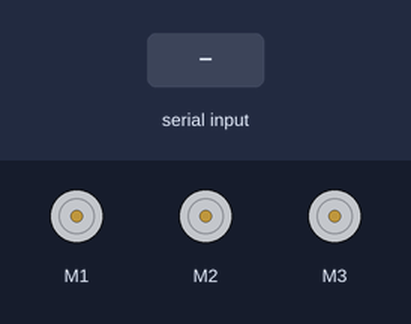
Recording of a sketch running on a simulated Arduino Uno, built with avr-gcc and run on an emulated ATmega328P. On the bench: 3 × DC motor (green arrow = forward, orange = backward, longer = faster). The inputs (shaded band) are chosen by the test bench.

Above: at 1.2 s.
1.3 s: "<+>" received over Serial
2.8 s: byte 76 ('L') received over Serial
At 3.9 s:
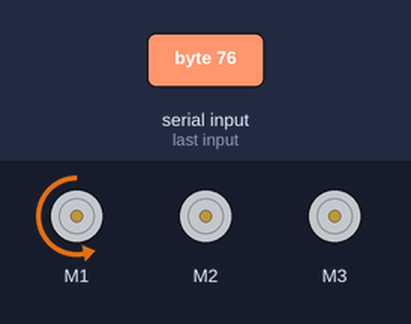
4.3 s: byte 82 ('R') received over Serial
At 5.1 s:
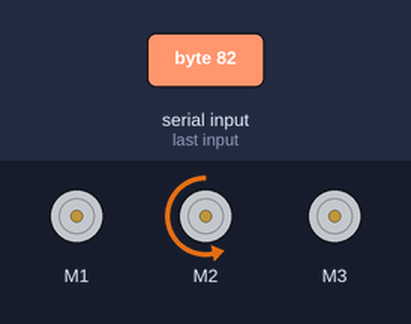
5.8 s: "F" received over Serial
At 6.2 s:
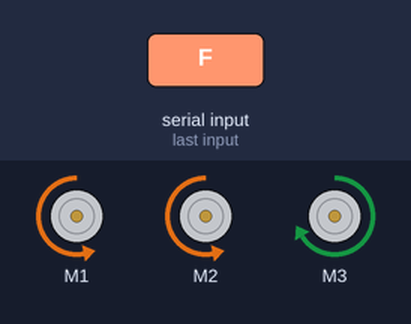
7.3 s: "B" received over Serial
At 8.5 s:
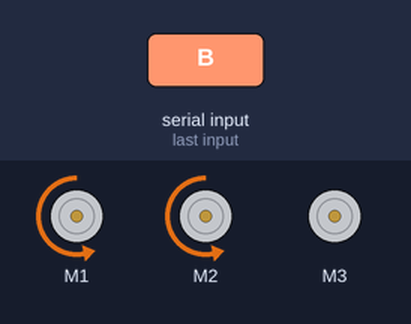
8.8 s: "<->" received over Serial
At 9.7 s:
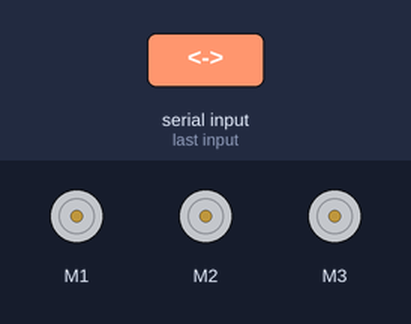
Timing chart, 0 to 11.3 s (numbered marks = the images above; inputs shaded):
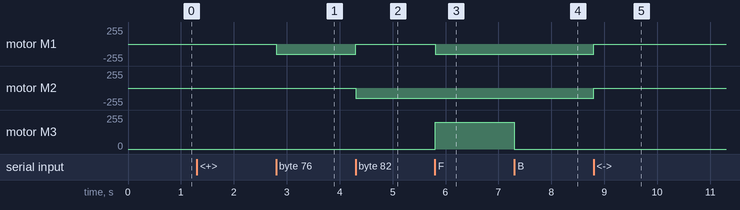

Measured:
- after the input at 2.8 s, motor M1: stopped → backward 150/255 at once
- after the input at 4.3 s, motor M1: backward 150/255 → stopped at once; motor M2: stopped → backward 150/255 at once
- after the input at 5.8 s, motor M1: stopped → backward 150/255 at once; motor M3: stopped → forward 200/255 at once
- after the input at 7.3 s, motor M3: forward 200/255 → stopped at once
- after the input at 8.8 s, motor M1, motor M2: backward 150/255 → stopped at once

The sketch:

final_sketch.ino
```cpp
#include <AFMotor.h>

//initial motors pin
AF_DCMotor motor1(1);
AF_DCMotor motor2(2);
AF_DCMotor motor3(3);

int i = 0;
int j = 0;
int spdA[4] = {125,150,175,200};
int spdB[4] = {175,200,225,255};
int spd = spdA[0];
int spdd = spdB[0];
char command;

void setup()
{
  Serial.begin(9600);
}

void loop() {
  if (Serial.available() > 0) {
    command = Serial.read();
    Stop();
    switch (command) {
      case '+':
        fast();
        break;
      case '-':
        slow();
        break;
      case 'F':
        forward();
        break;
      case 'B':
        back();
        break;
      case 'L':
        left();
        break;
      case 'R':
        right();
        break;
        case 'T':
        rst();
        break;
        case '>':
        fast2();
        break;
        case '<':
        slow2();
        break;
    }
  }
}
void fast()
{
  if(i < 3) {
    i++;
  spd = spdA[i];
  }
}

void slow()
{
  if(i > 0) {
    i--;
    spd = spdA[i];
  }
}

void fast2()
{
  if(j < 3) {
    j++;
    spdd = spdB[j];
  }
}

void slow2()
{
  if(j > 0) {
    j--;
    spdd = spdB[j];
  }
}

void forward()
{
  motor1.setSpeed(spd);
  motor1.run(BACKWARD);
  motor2.setSpeed(spd);
  motor2.run(BACKWARD);
  motor3.setSpeed(spdd);
  motor3.run(FORWARD);

}

void back()
{
  motor1.setSpeed(spd);
  motor1.run(BACKWARD);
  motor2.setSpeed(spd);
  motor2.run(BACKWARD);
  motor3.setSpeed(spdd);
  motor3.run(RELEASE);

}

void left()
{
  motor1.setSpeed(spd);
  motor1.run(BACKWARD);
  motor2.setSpeed(spd);
  motor2.run(RELEASE);
  motor3.setSpeed(spdd);
  motor3.run(RELEASE);

}

void right()
{
  motor1.setSpeed(spd);
  motor1.run(RELEASE);
  motor2.setSpeed(spd);
  motor2.run(BACKWARD);
  motor3.setSpeed(spdd);
  motor3.run(RELEASE);

}

void Stop()
{
  motor1.setSpeed(0);
  motor1.run(RELEASE);
  motor2.setSpeed(0);
  motor2.run(RELEASE);
  motor3.setSpeed(0);
  motor3.run(RELEASE);

}

void rst()
{
  i = 0;
  j = 0;
  spd = spdA[0];
  spdd = spdB[0];
}
```
